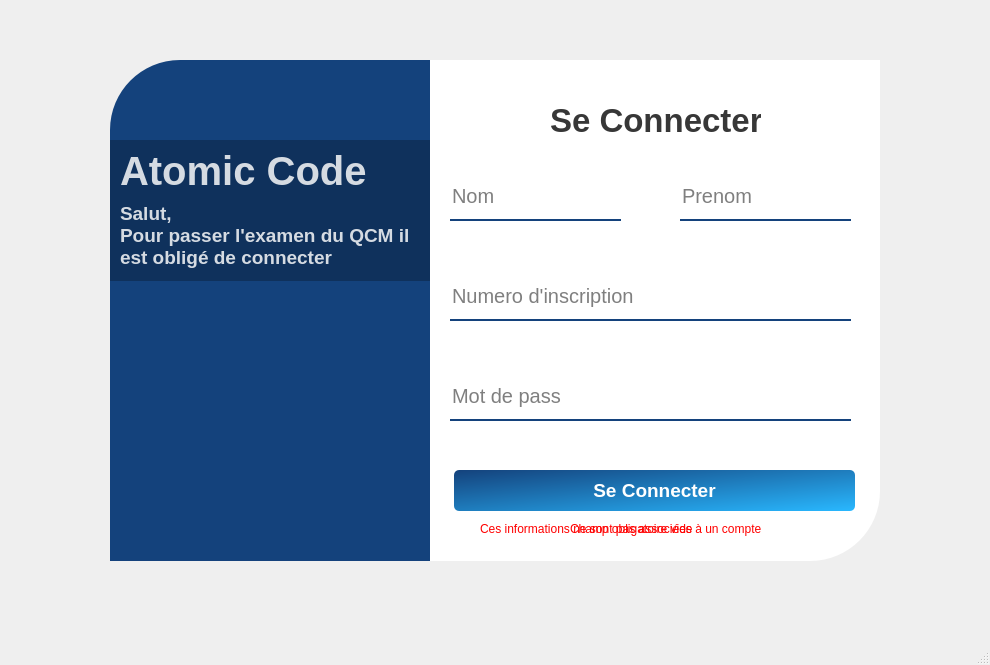
<?xml version="1.0" encoding="UTF-8"?>
<ui version="4.0">
 <class>MainWindow</class>
 <widget class="QMainWindow" name="MainWindow">
  <property name="geometry">
   <rect>
    <x>0</x>
    <y>0</y>
    <width>990</width>
    <height>665</height>
   </rect>
  </property>
  <property name="windowTitle">
   <string>MainWindow</string>
  </property>
  <widget class="QWidget" name="centralwidget">
   <widget class="QWidget" name="widget" native="true">
    <property name="geometry">
     <rect>
      <x>30</x>
      <y>20</y>
      <width>931</width>
      <height>581</height>
     </rect>
    </property>
    <property name="cursor">
     <cursorShape>ArrowCursor</cursorShape>
    </property>
    <property name="styleSheet">
     <string notr="true">QPushButton#pushButton{
	background-color: qlineargradient(spread:pad, x1:0, y1:0, x2:1, y2:1, stop:0 rgb(20, 66, 124), stop:1 rgba(41, 184, 255, 255));
	color: rgba(255, 255, 255, 255);
	border-radius: 5px;
}

QPushButton#pushButton:hover{
	background-color: qlineargradient(spread:pad, x1:0, y1:0.505682, x2:1, y2:0.477, stop:0 rgba(41, 184, 255, 255), stop:1 rgb(20, 66, 124));
}

QPushButton#pushButton:pressed{
	padding-left: 5px;
	padding-top: 5px;
	background-color: qlineargradient(spread:pad, x1:0, y1:0, x2:1, y2:1, stop:0 rgb(20, 66, 124), stop:1 rgba(41, 184, 255, 255));
}


</string>
    </property>
    <widget class="QLabel" name="label">
     <property name="geometry">
      <rect>
       <x>80</x>
       <y>40</y>
       <width>321</width>
       <height>501</height>
      </rect>
     </property>
     <property name="styleSheet">
      <string notr="true">background-color: rgb(20, 66, 124);
border-top-left-radius: 70px;</string>
     </property>
     <property name="text">
      <string/>
     </property>
     <property name="scaledContents">
      <bool>true</bool>
     </property>
    </widget>
    <widget class="QLabel" name="label_3">
     <property name="geometry">
      <rect>
       <x>400</x>
       <y>40</y>
       <width>450</width>
       <height>501</height>
      </rect>
     </property>
     <property name="styleSheet">
      <string notr="true">background-color: rgba(255, 255, 255, 255);
border-bottom-right-radius: 70px;</string>
     </property>
     <property name="text">
      <string/>
     </property>
    </widget>
    <widget class="QLabel" name="label_4">
     <property name="geometry">
      <rect>
       <x>520</x>
       <y>80</y>
       <width>211</width>
       <height>40</height>
      </rect>
     </property>
     <property name="font">
      <font>
       <pointsize>25</pointsize>
       <weight>75</weight>
       <bold>true</bold>
      </font>
     </property>
     <property name="styleSheet">
      <string notr="true">color: rgba(0, 0, 0, 200);</string>
     </property>
     <property name="text">
      <string>Se Connecter</string>
     </property>
    </widget>
    <widget class="QLineEdit" name="Nom_lineEdit">
     <property name="geometry">
      <rect>
       <x>420</x>
       <y>160</y>
       <width>171</width>
       <height>41</height>
      </rect>
     </property>
     <property name="font">
      <font>
       <pointsize>15</pointsize>
      </font>
     </property>
     <property name="styleSheet">
      <string notr="true">border: none;
border-bottom: 2px solid rgb(20, 66, 124);
padding-bottom: 7px; </string>
     </property>
     <property name="placeholderText">
      <string>Nom</string>
     </property>
    </widget>
    <widget class="QLineEdit" name="Prenom_lineEdit">
     <property name="geometry">
      <rect>
       <x>650</x>
       <y>160</y>
       <width>171</width>
       <height>41</height>
      </rect>
     </property>
     <property name="font">
      <font>
       <pointsize>15</pointsize>
      </font>
     </property>
     <property name="styleSheet">
      <string notr="true">border: none;
border-bottom: 2px solid rgb(20, 66, 124);
padding-bottom: 7px; </string>
     </property>
     <property name="placeholderText">
      <string>Prenom</string>
     </property>
    </widget>
    <widget class="QLineEdit" name="Num_lineEdit">
     <property name="geometry">
      <rect>
       <x>420</x>
       <y>260</y>
       <width>401</width>
       <height>41</height>
      </rect>
     </property>
     <property name="font">
      <font>
       <pointsize>15</pointsize>
      </font>
     </property>
     <property name="styleSheet">
      <string notr="true">border: none;
border-bottom: 2px solid rgb(20, 66, 124);
padding-bottom: 7px; </string>
     </property>
     <property name="placeholderText">
      <string>Numero d'inscription</string>
     </property>
    </widget>
    <widget class="QLineEdit" name="Mdp_lineEdit">
     <property name="geometry">
      <rect>
       <x>420</x>
       <y>360</y>
       <width>401</width>
       <height>41</height>
      </rect>
     </property>
     <property name="font">
      <font>
       <pointsize>15</pointsize>
      </font>
     </property>
     <property name="styleSheet">
      <string notr="true">border: none;
border-bottom: 2px solid rgb(20, 66, 124);
padding-bottom: 7px; </string>
     </property>
     <property name="echoMode">
      <enum>QLineEdit::Password</enum>
     </property>
     <property name="placeholderText">
      <string>Mot de pass</string>
     </property>
    </widget>
    <widget class="QPushButton" name="pushButton">
     <property name="geometry">
      <rect>
       <x>424</x>
       <y>450</y>
       <width>401</width>
       <height>41</height>
      </rect>
     </property>
     <property name="font">
      <font>
       <pointsize>14</pointsize>
       <weight>75</weight>
       <bold>true</bold>
      </font>
     </property>
     <property name="cursor">
      <cursorShape>PointingHandCursor</cursorShape>
     </property>
     <property name="styleSheet">
      <string notr="true"/>
     </property>
     <property name="text">
      <string>Se Connecter</string>
     </property>
    </widget>
    <widget class="QLabel" name="Erreur_label">
     <property name="geometry">
      <rect>
       <x>450</x>
       <y>500</y>
       <width>351</width>
       <height>17</height>
      </rect>
     </property>
     <property name="styleSheet">
      <string notr="true">color: red;</string>
     </property>
     <property name="text">
      <string>Ces informations ne sont pas associées à un compte</string>
     </property>
    </widget>
    <widget class="QLabel" name="label_6">
     <property name="geometry">
      <rect>
       <x>80</x>
       <y>120</y>
       <width>320</width>
       <height>141</height>
      </rect>
     </property>
     <property name="styleSheet">
      <string notr="true">background-color: rgba(0, 0, 0, 65);</string>
     </property>
     <property name="text">
      <string/>
     </property>
    </widget>
    <widget class="QLabel" name="label_7">
     <property name="geometry">
      <rect>
       <x>90</x>
       <y>130</y>
       <width>251</width>
       <height>41</height>
      </rect>
     </property>
     <property name="font">
      <font>
       <pointsize>30</pointsize>
       <weight>75</weight>
       <bold>true</bold>
      </font>
     </property>
     <property name="styleSheet">
      <string notr="true">color: rgba(255, 255, 255, 210);</string>
     </property>
     <property name="text">
      <string>Atomic Code</string>
     </property>
    </widget>
    <widget class="QLabel" name="label_8">
     <property name="geometry">
      <rect>
       <x>90</x>
       <y>180</y>
       <width>291</width>
       <height>71</height>
      </rect>
     </property>
     <property name="font">
      <font>
       <pointsize>14</pointsize>
       <weight>75</weight>
       <bold>true</bold>
      </font>
     </property>
     <property name="styleSheet">
      <string notr="true">color: rgba(255, 255, 255, 210);
</string>
     </property>
     <property name="text">
      <string>Salut,
Pour passer l'examen du QCM il
est obligé de connecter </string>
     </property>
    </widget>
    <widget class="QPushButton" name="hide_Button">
     <property name="geometry">
      <rect>
       <x>780</x>
       <y>365</y>
       <width>35</width>
       <height>35</height>
      </rect>
     </property>
     <property name="cursor">
      <cursorShape>PointingHandCursor</cursorShape>
     </property>
     <property name="tabletTracking">
      <bool>false</bool>
     </property>
     <property name="styleSheet">
      <string notr="true">border: none;</string>
     </property>
     <property name="text">
      <string/>
     </property>
     <property name="icon">
      <iconset>
       <normaloff>../hide.png</normaloff>../hide.png</iconset>
     </property>
     <property name="iconSize">
      <size>
       <width>35</width>
       <height>35</height>
      </size>
     </property>
     <property name="checkable">
      <bool>false</bool>
     </property>
    </widget>
    <widget class="QPushButton" name="show_Button">
     <property name="enabled">
      <bool>true</bool>
     </property>
     <property name="geometry">
      <rect>
       <x>780</x>
       <y>365</y>
       <width>35</width>
       <height>35</height>
      </rect>
     </property>
     <property name="cursor">
      <cursorShape>PointingHandCursor</cursorShape>
     </property>
     <property name="tabletTracking">
      <bool>false</bool>
     </property>
     <property name="styleSheet">
      <string notr="true">border: none;
</string>
     </property>
     <property name="text">
      <string/>
     </property>
     <property name="icon">
      <iconset>
       <normaloff>../eye.png</normaloff>../eye.png</iconset>
     </property>
     <property name="iconSize">
      <size>
       <width>35</width>
       <height>35</height>
      </size>
     </property>
     <property name="checkable">
      <bool>false</bool>
     </property>
    </widget>
    <widget class="QLabel" name="Vide_label">
     <property name="geometry">
      <rect>
       <x>540</x>
       <y>500</y>
       <width>161</width>
       <height>17</height>
      </rect>
     </property>
     <property name="styleSheet">
      <string notr="true">color: red;</string>
     </property>
     <property name="text">
      <string>Champ obligatoire vide </string>
     </property>
    </widget>
    <zorder>label</zorder>
    <zorder>label_3</zorder>
    <zorder>label_4</zorder>
    <zorder>Nom_lineEdit</zorder>
    <zorder>Prenom_lineEdit</zorder>
    <zorder>Num_lineEdit</zorder>
    <zorder>Mdp_lineEdit</zorder>
    <zorder>pushButton</zorder>
    <zorder>Erreur_label</zorder>
    <zorder>label_6</zorder>
    <zorder>hide_Button</zorder>
    <zorder>Vide_label</zorder>
    <zorder>label_8</zorder>
    <zorder>label_7</zorder>
    <zorder>show_Button</zorder>
   </widget>
  </widget>
  <widget class="QMenuBar" name="menubar">
   <property name="geometry">
    <rect>
     <x>0</x>
     <y>0</y>
     <width>990</width>
     <height>22</height>
    </rect>
   </property>
  </widget>
  <widget class="QStatusBar" name="statusbar"/>
 </widget>
 <resources/>
 <connections/>
</ui>
